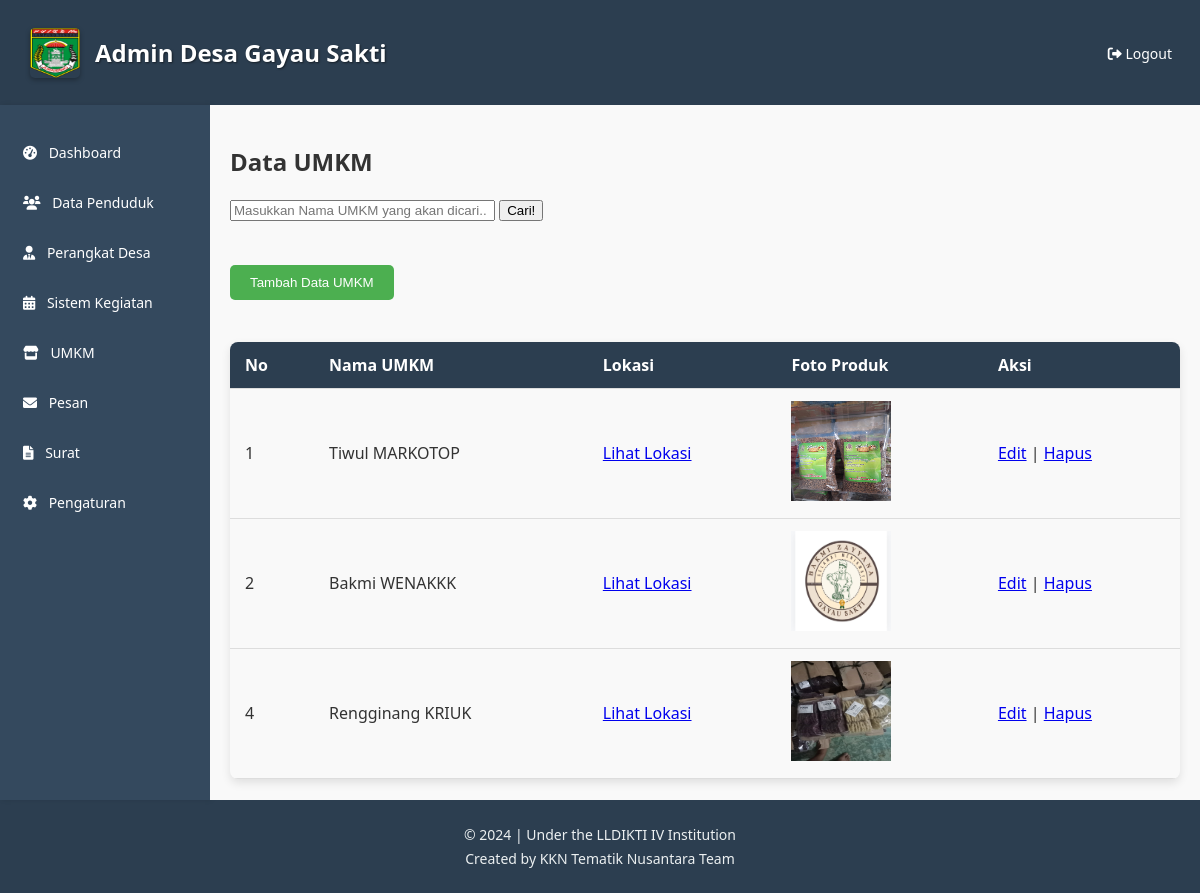
Page /KKN/umkm.php on the committed database.
### tables this page shows
CREATE TABLE `umkm` (
  `id` int(11) NOT NULL,
  `nama_umkm` varchar(100) NOT NULL,
  `lokasi` varchar(225) DEFAULT NULL,
  `foto_produk` varchar(255) DEFAULT NULL
);

### KKN/umkm.php (the view, shortened to what this page needs)
<!DOCTYPE html>
<html lang="en">
<head>
    <link rel="stylesheet" href="https://cdnjs.cloudflare.com/ajax/libs/font-awesome/6.0.0-beta3/css/all.min.css">
</head>
<body>
    <div class="container">
    <header>
    <div style="display: flex; align-items: center; padding: 10px;">
        <img src="images/lampungtengah.png" alt="Logo" style="width: 50px; height: 50px; margin-right: 15px; border-radius: 5px; box-shadow: 0 2px 5px rgba(0, 0, 0, 0.3);">
        <h1 style="font-size: 24px; font-weight: bold; color: #ffffff; text-shadow: 1px 1px 2px rgba(0, 0, 0, 0.5);">Admin Desa Gayau Sakti</h1>
    </div>
    <nav>
        <ul>
            <li><a href="logout.php"><i class="fas fa-sign-out-alt"></i> Logout</a></li>
        </ul>
    </nav>
</header>
        <div class="main-content">
            <aside>
            <ul>
                    <li><a href="dashboard.php"><i class="fas fa-tachometer-alt"></i> Dashboard</a></li>
                    <li><a href="data_penduduk.php"><i class="fas fa-users"></i> Data Penduduk</a></li>
                    <li><a href="perangkat_desa.php"><i class="fas fa-user-tie"></i> Perangkat Desa</a></li>
                    <li><a href="data_kegiatan.php"><i class="fas fa-calendar-alt"></i> Sistem Kegiatan</a></li>
                    <li><a href="umkm.php"><i class="fas fa-store"></i> UMKM </a></li>
                    <li><a href="pesan.php"><i class="fas fa-envelope"></i> Pesan</a></li>
                    <li><a href="surat.php"><i class="fas fa-file-alt"></i> Surat</a></li>
                    <li><a href="pengaturan.php"><i class="fas fa-cog"></i> Pengaturan</a></li>
                </ul>
            </aside>
            <main>
                <h2>Data UMKM</h2>
                <form action="" method="post">
                    <input type="text" name="keyword" size="30" autofocus placeholder="Masukkan Nama UMKM yang akan dicari.." autocomplete="off">
                    <button type="submit" name="cari">Cari!</button>
                </form>
            <br><br>
                <a href="tambah_umkm.html" style="text-decoration: none;">
                <button style="padding: 10px 20px; background-color: #4CAF50; color: white; border: none; cursor: pointer; border-radius: 5px;">Tambah Data UMKM</button>
                </a>
            <br><br>
        <table>
        <tr>
            <th>No</th>
            <th>Nama UMKM</th>
            <th>Lokasi</th>
            <th>Foto Produk</th>
            <th>Aksi</th>
        </tr>
        <?php
        include 'koneksi.php';
        if (isset($_POST["cari"])) {
            $result = cari($_POST["keyword"]);
        } else {
            $query = "SELECT * FROM umkm";
            $result = mysqli_query($con, $query);
        }
        if (mysqli_num_rows($result) > 0) {
            while ($row = mysqli_fetch_assoc($result)) {
                echo '<tr>
                    <td>' . $row['id'] . '</td>
                    <td>' . $row['nama_umkm'] . '</td>
                    <td><a href="https://www.google.com/maps/search/?api=1&query=' . urlencode($row['lokasi']) . '" target="_blank">Lihat Lokasi</a></td>
                    <td><img src="umkm/' . $row['foto_produk'] . '" alt="Produk" style="width: 100px; height: 100px;"></td>
                    <td>
                        <a href="edit_umkm.php?id=' . $row['id'] . '">Edit</a> |
                        <a href="hapus_umkm.php?id=' . $row['id'] . '" onclick="return confirm(\'Apakah Anda yakin ingin menghapus data ini?\')">Hapus</a>
                    </td>
                </tr>';
            }
        } else {
            echo '<tr><td colspan="5" style="text-align: center;">Tidak ada data UMKM</td></tr>';
        }
        ?>
        </table>
            </main>
        </div>
    </div>
    <footer>
    <p>&copy; 2024 | Under the LLDIKTI IV Institution</p>
    <p>Created by KKN Tematik Nusantara Team</p>
</footer>
</body>
</html>

### KKN/umkm.php (style rules this page uses)
body { font-family: 'Segoe UI', Tahoma, Geneva, Verdana, sans-serif; background-color: #f9f9f9; margin: 0; padding: 0; color: #333; }
.container { display: flex; flex-direction: column; height: 100vh; }
header { background: #2c3e50; color: white; padding: 10px 20px; display: flex; justify-content: space-between; align-items: center; box-shadow: 0 2px 5px rgba(0, 0, 0, 0.1); }
.main-content { display: flex; flex: 1; }
aside { width: 180px; background: #34495e; color: white; padding: 15px; box-shadow: 2px 0 5px rgba(0, 0, 0, 0.1); }
aside ul { list-style: none; padding: 0; margin: 0; }
aside ul li { margin: 15px 0; }
aside ul li a { color: white; text-decoration: none; font-size: 14px; display: block; padding: 8px; transition: background 0.3s; }
aside ul li a i { margin-right: 8px; }
main { flex: 1; padding: 20px; background-color: #f9f9f9; overflow-y: auto; }
nav ul { list-style: none; margin: 0; padding: 0; }
nav ul li { display: inline; }
nav ul li a { color: white; text-decoration: none; font-size: 14px; padding: 8px; transition: color 0.3s; }
table { width: 100%; border-collapse: collapse; margin-top: 20px; box-shadow: 0 4px 10px rgba(0, 0, 0, 0.1); border-radius: 8px; overflow: hidden; }
th, td { padding: 12px 15px; text-align: left; border-bottom: 1px solid #ddd; }
th { background-color: #2c3e50; color: white; }
footer { background-color: #2c3e50; color: #ecf0f1; text-align: center; padding: 20px; }
footer p { margin: 5px 0; font-size: 14px; }

### rows in the picture
umkm: id "1", nama_umkm "Tiwul MARKOTOP", foto_produk (picture)
umkm: id "2", nama_umkm "Bakmi WENAKKK", foto_produk (picture)
umkm: id "4", nama_umkm "Rengginang KRIUK", foto_produk (picture)
